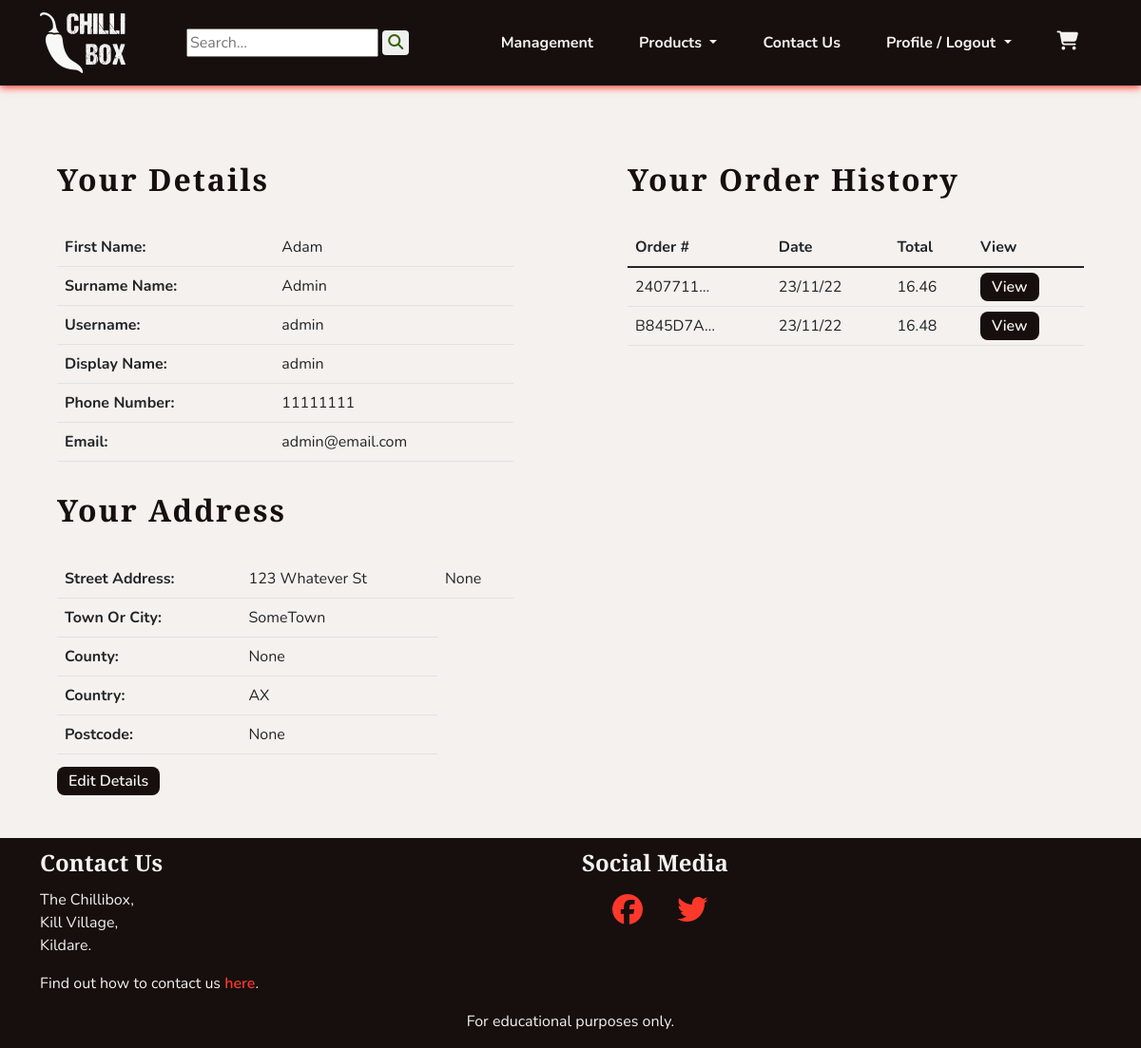
Before: /profiles/profile/ (signed in) with the older database file.
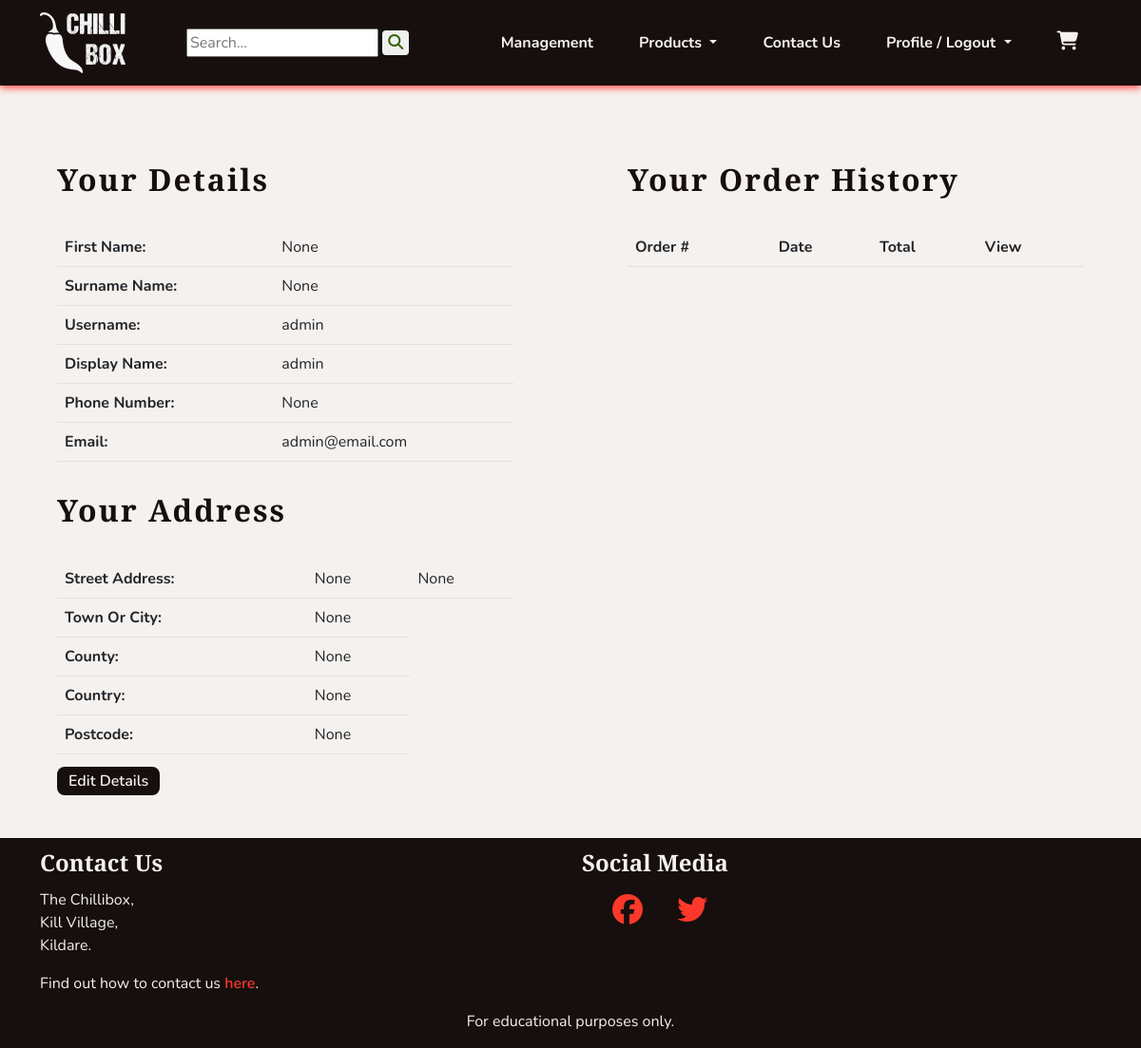
After: the same page with the newer database file.
### profiles/models.py (models this page shows, shortened)
class UserProfile(models.Model):
    user = models.OneToOneField(User, on_delete=models.CASCADE)
    first_name = models.CharField(max_length=40, null=True, blank=True)
    last_name = models.CharField(max_length=80, null=True, blank=True)
    display_name = models.CharField(max_length=40, null=True, blank=True)
    phone_number = models.CharField(max_length=20, null=True, blank=True)
    street_address1 = models.CharField(max_length=80, null=True, blank=True)
    street_address2 = models.CharField(max_length=80, null=True, blank=True)
    town_or_city = models.CharField(max_length=40, null=True, blank=True)
    county = models.CharField(max_length=80, null=True, blank=True)
    country = CountryField(blank_label='Country', null=True, blank=True)
    postcode = models.CharField(max_length=20, null=True, blank=True)
    class Meta:
        verbose_name_plural = "User Profiles"
    def __str__(self):
        return self.display_name

### checkout/models.py (models this page shows, shortened)
class Order(models.Model):
    order_number = models.CharField(max_length=32, editable=False)
    user_profile = models.ForeignKey(UserProfile, on_delete=models.SET_NULL,
                                     null=True, blank=True,
                                     related_name='orders')
    first_name = models.CharField(max_length=50)
    last_name = models.CharField(max_length=50)
    email = models.EmailField(max_length=254)
    phone_number = models.CharField(max_length=20)
    country = CountryField(blank_label='Country *')
    postcode = models.CharField(max_length=20, null=True, blank=True)
    town_or_city = models.CharField(max_length=40)
    street_address1 = models.CharField(max_length=80)
    street_address2 = models.CharField(max_length=80, null=True, blank=True)
    county = models.CharField(max_length=80, null=True, blank=True)
    date = models.DateTimeField(auto_now_add=True)
    delivery_cost = models.DecimalField(max_digits=6,
                                        decimal_places=2, default=0)
    order_total = models.DecimalField(max_digits=10,
                                      decimal_places=2, default=0)
    grand_total = models.DecimalField(max_digits=10,
                                      decimal_places=2, default=0)

### profiles/views.py (the view)
# urls.py: path('profile/', views.ProfileView.as_view(), name='profile'),
class ProfileView(LoginRequiredMixin, View):
    def get(self, request):
        profile = get_object_or_404(UserProfile, user=request.user)
        orders = profile.orders.all().order_by('-date')
        template_name = 'profiles/profile.html'
        context = {
            'profile': profile,
            'orders': orders,
            }
        return render(request, template_name, context)

### cart/contexts.py (called while the page is built, shortened)
def cart_contents(request):
    cart_items = []
    total = 0
    product_count = 0
    cart = request.session.get('cart', {})
    if total < settings.FREE_DELIVERY_THRESHOLD:
        delivery = Decimal(settings.STANDARD_DELIVERY_COST)
        free_delivery_delta = settings.FREE_DELIVERY_THRESHOLD - total
    else:
        delivery = 0
        free_delivery_delta = 0
    grand_total = delivery + total
    context = {
        'cart_items': cart_items,
        'total': total,
        'product_count': product_count,
        'delivery': delivery,
        'free_delivery_delta': free_delivery_delta,
        'free_delivery_threshold': settings.FREE_DELIVERY_THRESHOLD,
        'grand_total': grand_total,
    }
    return context

### profiles/templates/profiles/profile.html (shortened to what this page needs)
{% extends 'base.html' %}
{% block content %}
<section class="row">
    <div class="col-12 col-md-6">
        <div class="col-10 mx-auto">
            <h1 class="headings">Your Details</h1>
            <table class="table">
                <tr>
                    <th>First Name: </th>
                    <td>{{ profile.first_name }} </td>
                </tr>
                <tr>
                    <th>Surname Name: </th>
                    <td>{{ profile.last_name }} </td>
                </tr>
                <tr>
                    <th>Username: </th>
                    <td>{{ profile.user.username }} </td>
                </tr>
                <tr>
                    <th>Display Name: </th>
                    <td>{{ profile.display_name }} </td>
                </tr>
                <tr>
                    <th>Phone Number: </th>
                    <td>{{ profile.phone_number }} </td>
                </tr>
                <tr>
                    <th>Email: </th>
                    <td>{{ profile.user.email }} </td>
                </tr>
            </table>
            <h2 class="headings">Your Address</h2>
            <table class="table">
                <tr>
                    <th>Street Address: </th>
                    <td>{{ profile.street_address1 }} </td>
                    <td>{{ profile.street_address2 }} </td>
                </tr>
                <tr>
                    <th>Town Or City: </th>
                    <td>{{ profile.town_or_city }} </td>
                </tr>
                <tr>
                    <th>County: </th>
                    <td>{{ profile.county }} </td>
                </tr>
                <tr>
                    <th>Country: </th>
                    <td>{{ profile.country }} </td>
                </tr>
                <tr>
                    <th>Postcode: </th>
                    <td>{{ profile.postcode }} </td>
                </tr>
            </table>
            <a class="chilli-btn" href="{% url 'profiles:edit_profile' %}">Edit Details</a>
        </div>
    </div>
    <div class="col-12 col-md-6">
        <div class="col-10 mx-auto">
            <h2 class="headings">Your Order History</h2>
            <table class="table">
                <thead>
                    <tr>
                        <th>Order #</th>
                        <th>Date</th>
                        <th>Total</th>
                        <th>View</th>
                    </tr>
                </thead>
                <tbody>
                    {% for order in orders %}
                    <tr>
                        <td>{{ order.order_number|truncatechars:8 }}</td>
                        <td>{{ order.date|date:'d/m/y' }}</td>
                        <td>{{ order.grand_total }}</td>
                        <td>
                            <a class="chilli-btn" href="{% url 'profiles:order_history' order.order_number %}">
                                View
                            </a>
                        </td>
                    </tr>
                    {% endfor %}
                </tbody>
            </table>
        </div>
    </div>
</section>
{% endblock %}

### templates/base.html (shortened to what this page needs)
{% load static %}
<!DOCTYPE html>
<html lang="en">
    <head>
        <link href="https://cdn.jsdelivr.net/npm/bootstrap@5.1.3/dist/css/bootstrap.min.css" rel="stylesheet">
        <link rel="stylesheet" href="{% static 'css/style.css' %}">
    </head>
    <body class="d-flex flex-column h-100">
        {% include 'includes/header.html' %}
        <main class="container-fluid my-5">
            {% block content %}
            {% endblock content %}
        </main>
        {% include 'includes/footer.html' %}
    </body>
</html>

### templates/includes/header.html (shortened to what this page needs)
{% load static %}
<header>
    <nav id="navbar" class="navbar navbar-expand-lg">
        <div class="container-sm d-flex justify-content-between">
            <a class="navbar-brand" href="{% url 'home:index' %}" aria-label="Go to home page"><img width="90"
                    height="64" src="{% static 'images/chilli-logo-white.png' %}" alt="The Chillibox Logo"></a>
            <form class="ms-md-5" action="{% url 'products:search_results' %}" method="GET">
                <input name="q" type="text" placeholder="Search...">
                <button type="submit" class="chilli-link rounded"><i class="fa-solid fa-magnifying-glass"></i></button>
            </form>
            <div class="collapse navbar-collapse" id="navbarSupportedContent">
                <ul class="navbar-nav ms-auto mb-2 mb-lg-0">
                    {% if user.is_staff %}
                    <li class="nav-item">
                        <a class="navbar-links" href="{% url 'management:dashboard' %}">Management</a>
                    </li>
                    {% else %}
                    <li class="nav-item">
                        <a class="navbar-links" href="{% url 'home:index' %}">Home</a>
                    </li>
                    {% endif %}
                    <li class="nav-item dropdown">
                        <a class="navbar-links dropdown-toggle" href="#" role="button" data-bs-toggle="dropdown"
                            aria-expanded="false">
                            Products
                        </a>
                    </li>
                    <li class="nav-item">
                        <a class="navbar-links" href="{% url 'home:contact' %}">Contact Us</a>
                    </li>
                    {% if user.is_authenticated %}
                    <li class="nav-item dropdown">
                        <a class="navbar-links dropdown-toggle" href="#" role="button" data-bs-toggle="dropdown"
                            aria-expanded="false">
                            Profile / Logout
                        </a>
                    </li>
                    {% endif %}
                </ul>
                <a class="navbar-links" data-bs-toggle="offcanvas" href="#theCart" role="button"
                    aria-controls="offcanvasExample">
                    <i class="fa-solid fa-cart-shopping big">
                    </i>
                </a>
            </div>
        </div>
    </nav>
</header>

### cart/templates/cart/cart_canvas.html (shortened to what this page needs)
{% load static %}

### templates/includes/footer.html
<footer class="footer mt-auto">
    <div class="container-md">
        <div class="row">
            <div class="col-md-6">
                <h2 class="footer-headings">Contact Us</h2>
                <p>
                    The Chillibox,<br>
                    Kill Village,<br>
                    Kildare.
                </p>
                <p>
                    Find out how to contact us <a class="chilli-link-alt" href="{% url 'home:contact' %}">here</a>.
                </p>
            </div>
            <div class="col-md-6">
                <h2 class="footer-headings">Social Media</h2>
                <a class="chilli-link-alt footer-socials" href="https://facebook.com" target="_blank" rel="noopener"
                    aria-label="Find us on Facebook (opens in new tab)"><i class="fa-brands fa-facebook"></i></a>
                <a class="chilli-link-alt footer-socials" href="https://twitter.com" target="_blank" rel="noopener"
                    aria-label="Find us on Twitter (opens in new tab)"><i class="fa-brands fa-twitter"></i></a>
            </div>
        </div>
        <div class="row text-center">
            <p>For educational purposes only.</p>
        </div>
    </div>
</footer>

### static/css/style.css (style rules this page uses)
:root { --site-white: #f5f1ee; --site-black: #160f0e; --site-grey: #6b6363; --site-red: #fc382a; --site-dark-red:#bd0000; --site-green: #568729; --site-dark-green: #326300; --site-text-bg: rgba(49, 99, 0, 0.2); --site-car-bg: rgba(245, 241, 238, 0.61); }
html { height: 100%; }
section { max-width: 2550px; }
body { font-family: "Nunito", sans-serif; color: var(--site-black); font-size: 1rem; background: var(--site-white); }
h1, h2, h3, h4 { font-family: "Merriweather Sans", "Nunito", sans-serif; font-weight: 900; margin-top: 0.5em; margin-bottom: 0.5em; }
.headings { font-size: 2rem; letter-spacing: 2px; margin: 1em 0; }
.big { font-size: 1.25rem; }
button { border: none; }
ul { padding: 0; }
li { list-style: none; }
a { text-decoration: none; }
.navbar-links { cursor: pointer; display: inline-block; padding: 0.25rem 0.5rem; color: var(--site-white); font-weight: 700; margin: 1em; transition: all 0.8s linear; }
.chilli-link { font-weight: 600; color: var(--site-dark-green); transition: all 0.2s linear; }
.chilli-link-alt { font-weight: 600; color: var(--site-red); transition: all 0.2s linear; }
.chilli-btn { padding: 0.25em 0.75em; font-weight: 600; color: var(--site-white); background-color: var(--site-black); border-radius: 8px; transition: all 0.2s linear; }
#navbar { background-color: var(--site-black); color: var(--site-white); box-shadow: 0 2px 8px 0 var(--site-red); }
footer { background-color: var(--site-black); color: var(--site-white); }
.footer-headings { font-size: 1.5em; }
.footer-socials { font-size: 2em; padding-left: 1em; }

Changed rows visible on the page:
removed Order: order_number "2407711…", date "23/11/22", grand_total "16.46"
removed Order: order_number "B845D7A…", date "23/11/22", grand_total "16.48"
changed UserProfile "None": first_name "Adam" → "None"; last_name "Admin" → "None"; phone_number "11111111" → "None"; street_address1 "123 Whatever St" → "None"; town_or_city "SomeTown" → "None"; country "AX" → "None"
